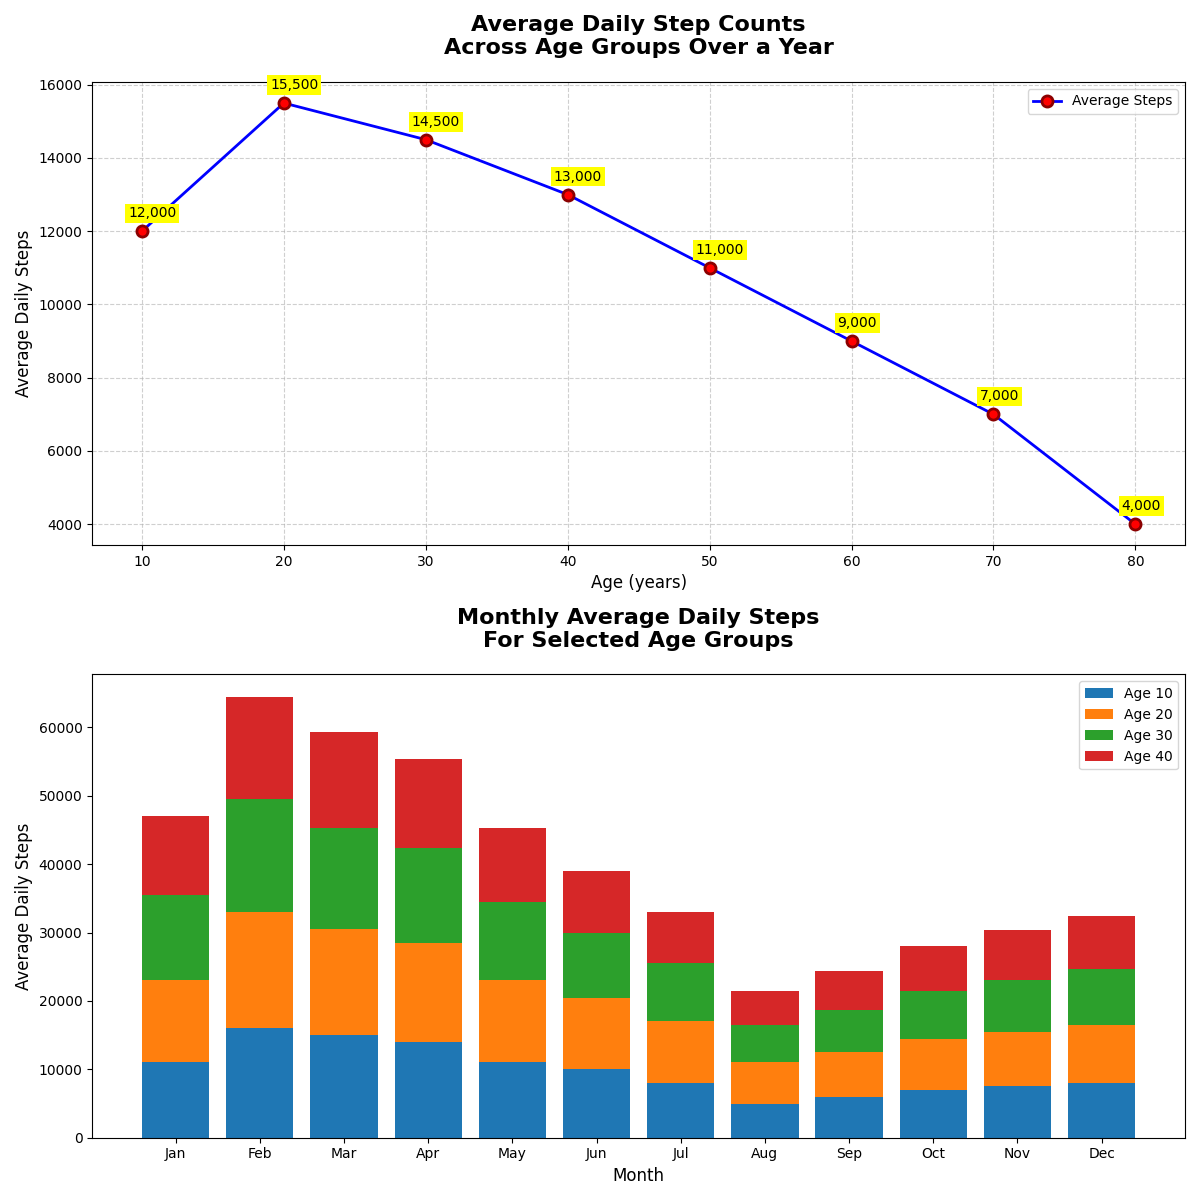

Reproduce this figure in Python.
import matplotlib.pyplot as plt
import numpy as np

age_groups = np.array([10, 20, 30, 40, 50, 60, 70, 80])
average_steps = np.array([12000, 15500, 14500, 13000, 11000, 9000, 7000, 4000])

months = ["Jan", "Feb", "Mar", "Apr", "May", "Jun", "Jul", "Aug", "Sep", "Oct", "Nov", "Dec"]
steps_per_month = np.array([
    [11000, 16000, 15000, 14000, 11000, 10000, 8000, 5000, 6000, 7000, 7500, 8000], 
    [12000, 17000, 15500, 14500, 12000, 10500, 9000, 6000, 6500, 7500, 8000, 8500], 
    [12500, 16500, 14800, 13800, 11500, 9500, 8500, 5500, 6200, 7000, 7600, 8200],  
    [11500, 15000, 14000, 13000, 10800, 9000, 7500, 5000, 5700, 6600, 7200, 7700],  
])

fig, ax = plt.subplots(2, 1, figsize=(12, 12))

ax[0].plot(age_groups, average_steps, 'o-', color='blue', linestyle='-', linewidth=2,
           markersize=8, markerfacecolor='red', markeredgewidth=2, markeredgecolor='darkred',
           label='Average Steps')

ax[0].set_title("Average Daily Step Counts\nAcross Age Groups Over a Year", fontsize=16, fontweight='bold', pad=20)
ax[0].set_xlabel("Age (years)", fontsize=12)
ax[0].set_ylabel("Average Daily Steps", fontsize=12)

for i in range(age_groups.size):
    ax[0].annotate(f'{average_steps[i]:,.0f}', xy=(age_groups[i], average_steps[i]), xytext=(-10, 10),
                   textcoords='offset points', fontsize=10, color='black', bbox=dict(facecolor='yellow', edgecolor='none', pad=2))

ax[0].grid(True, which='both', linestyle='--', alpha=0.6)
ax[0].tick_params(axis='both', which='major', labelsize=10)
ax[0].legend(loc='upper right', fontsize=10, frameon=True)

age_group_indices = [0, 1, 2, 3]
bar_width = 0.4  
cumulative_steps = np.zeros(len(months))

for idx, age_idx in enumerate(age_group_indices):
    ax[1].bar(months, steps_per_month[age_idx], bottom=cumulative_steps, label=f'Age {age_groups[age_idx]}')
    cumulative_steps += steps_per_month[age_idx]

ax[1].set_xlabel("Month", fontsize=12)
ax[1].set_ylabel("Average Daily Steps", fontsize=12)
ax[1].set_title("Monthly Average Daily Steps\nFor Selected Age Groups", fontsize=16, fontweight='bold', pad=20)
ax[1].legend(loc='upper right', fontsize=10, frameon=True)

plt.tight_layout()
plt.show()
